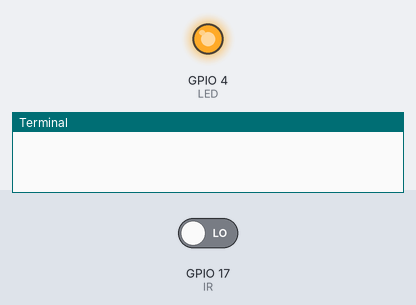
This program was run on a simulated Raspberry Pi (BCM pin numbers). Shown: output pins drawn as LEDs (lit = HIGH), the last lines printed to the terminal. The inputs (shaded band) are chosen by the test bench; at power-on: GPIO 17 (IR) LOW.

Above: at 0.1 s.
At 1.1 s:
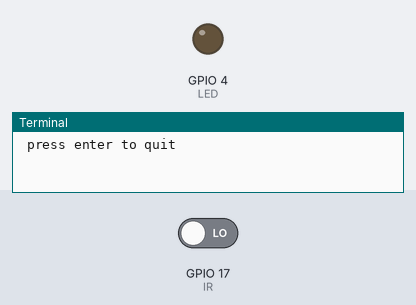
Timing chart, 0 to 2.6 s (numbered marks = the images above):
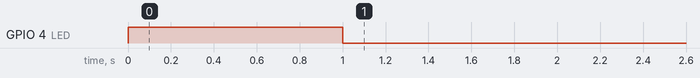

The program:

beam_break_pls.py
```python
import RPi.GPIO as GPIO
import time
LED =4
IR =17
GPIO.setmode(GPIO.BCM)
GPIO.setup(LED,GPIO.OUT)
GPIO.setup(IR, GPIO.IN)


if GPIO.input(IR):
    print("hey")
else:
    GPIO.output(LED, GPIO.HIGH)
    time.sleep(1)
    GPIO.output(LED, GPIO.LOW)

message = input(" press enter to quit")
GPIO.cleanup()
```
